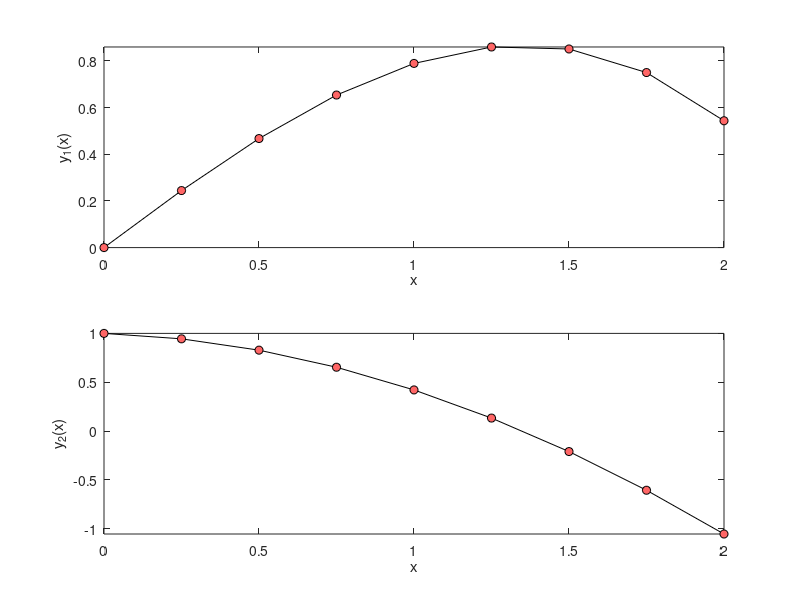

MATLAB code for this plot:
% Code 6-4 | Third Order Runge-Kutta Method
clc; clear; close all
f = @(x,Y) [Y(2); -0.1*Y(2)-x];           %ODE
Y = [0 1];                                %initial values
S = [0 2];                                %response span
h = 0.25;                                 %domain increment
type = 'Classic';
%Method_________________________________________________________________
switch type
    case 'Classic'
        a2 = 1/2; b21 = 1/2; a3 = 1 ;  b31 = -1; b32 = 2;
        c1 = 1/6; c2 = 4/6;  c3 = 1/6;
    case 'Nystrom'
        a2 = 2/3; b21 = 2/3; a3 = 2/3;  b31 = 0; b32 = 2/3;
        c1 = 2/8; c2 = 3/8;  c3 = 3/8;
    case 'Nearly Optimal'
        a2 = 1/2; b21 = 1/2; a3 = 3/4;  b31 = 0; b32 = 3/4;
        c1 = 2/9; c2 = 3/9;  c3 = 4/9;
    case 'Heun'
        a2 = 1/3; b21 = 1/3; a3 = 2/3 ; b31 = 0; b32 = 2/3;
        c1 = 1/4; c2 = 0;    c3 = 3/4;
end
x = S(1);
Y = Y(:);
i = 1;
xx = x; YY = Y;
while x < S(2)
    i = i+1;
    K1 = f(x,Y);
    K2 = f(x+a2*h,Y+b21*K1*h);
    K3 = f(x+a3*h,Y+(b31*K1+b32*K2)*h);
    Y = Y+(c1*K1+c2*K2+c3*K3)*h;
    x = x+h;
    xx(i) = x; YY(:,i) = Y;
end
%Illustration___________________________________________________________
m = numel(Y);
div = ['---------' repmat('------------',[1,m]),'\n'];
fprintf('        x'); fprintf('       y%d(x)',1:m);    fprintf(['\n',div]);
fprintf(['%9.3g',repmat('%12.5g',[1,m]),'\n'],[xx;YY]);fprintf(div);
for i = 1:m
    subplot(m,1,i)
    plot(xx,YY(i,:),'linestyle','-','Color','k',...
        'Marker','o','MarkerFaceColor',[1 0.4 0.4],...
        'displayname','f^0(x)'); hold on
    xlabel('x'); ylabel(['y_' num2str(i) '(x)']); axis tight;
end
